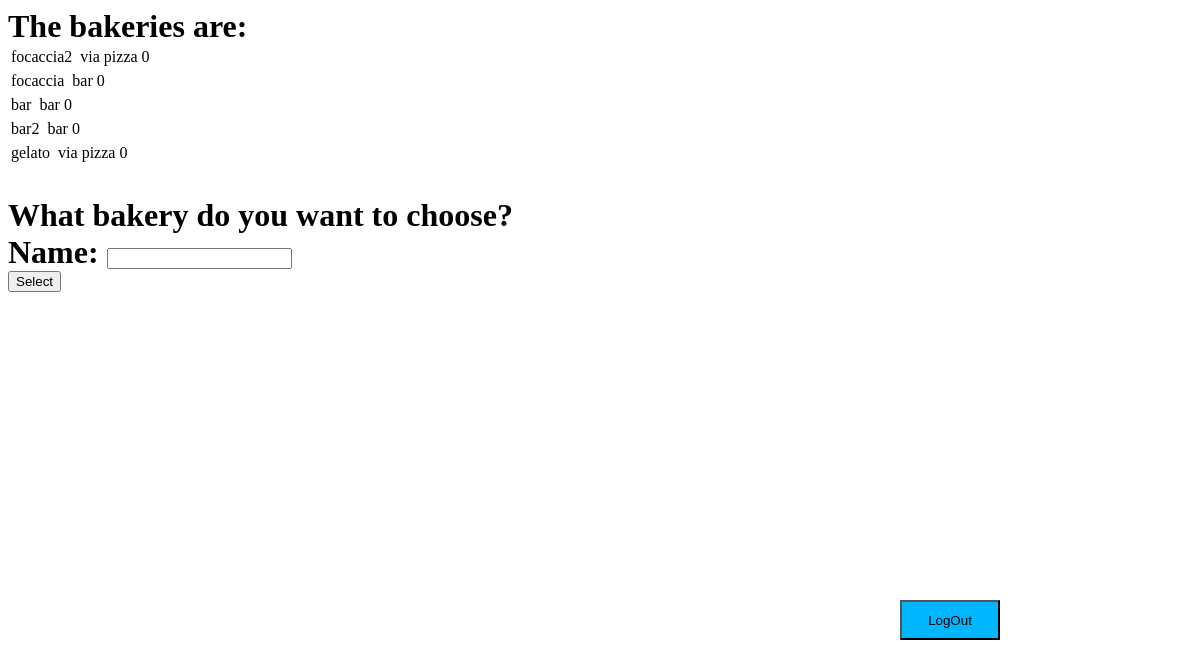
Page /Customer/bakery/ on the earlier database version.
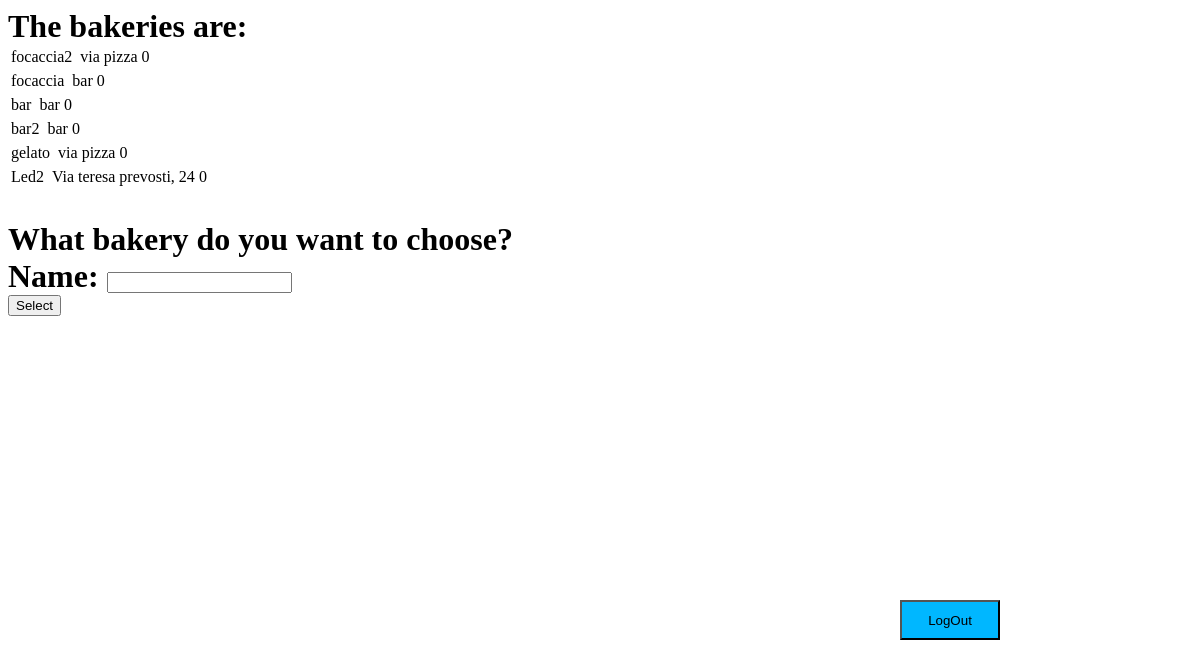
Same page on the later database version.
### IqueueAP/models.py (models this page shows)
class Shop(models.Model):
    name = models.CharField(max_length=100)
    lat = models.FloatField(default=0)                                                                      #latitude
    lon = models.FloatField(default=0)                                                                      #longitude
    max_numb_clients = models.IntegerField()
    queue = models.IntegerField(default=0)
    ids = models.CharField(default='SSSSSSSS',max_length=8, validators=[MinLengthValidator(8)])
    address = models.CharField(max_length=200)
    rating = models.FloatField(default=0)
    numb_of_ratings= models.IntegerField(default=0)
    category = models.CharField(max_length=100, default='Others') #Se non compilato messo in others

### IqueueAP/views.py (the view)
# urls.py: path('Customer/bakery/', Customer_bakery_view, name='Customer_bakery_view'),
def Customer_bakery_view(request):
    shop = Shop.objects.filter(category='bakery').values()
    return render(request, 'bakery.html', {'shop': shop})

### IqueueAP/templates/bakery.html (shortened to what this page needs)
<html>
<head>
</head>
<body>
  <h1>
    <p>
    The bakeries are:
    {% for shop in shop %}
        <table>
          <tr>
            <td>{{ shop.name }}</td>
            <td>{{ shop.location }}</td>
            <td>{{ shop.address }}</td>
            <td>{{ shop.queue }}</td>
          </tr>
        </table>
    {% endfor %}
    </p>
  </h1>
  <h1>
    <p>
    What bakery do you want to choose?
    <br>
     <label for="name">Name:</label>
     <input type="text" name="name" id="name">
     <br>
     <button onclick="window.location.href='/Booking/'"> Select</button>
     <br>
    </p>
  </h1>
  <input type="button" class="anybutton" onclick="Redirect('');" value="LogOut" />
</body>
</html>

Differences in the rows shown:
added Shop: name "Led2", address "Via teresa prevosti, 24", queue "0"
